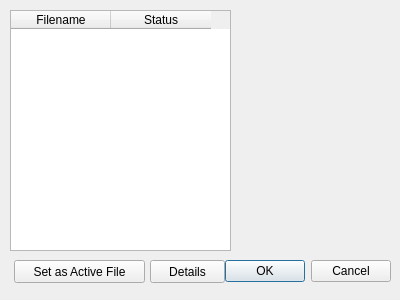
<?xml version="1.0" encoding="UTF-8"?>
<ui version="4.0">
 <class>DataWindow</class>
 <widget class="QDialog" name="DataWindow">
  <property name="geometry">
   <rect>
    <x>0</x>
    <y>0</y>
    <width>400</width>
    <height>300</height>
   </rect>
  </property>
  <property name="windowTitle">
   <string>Dialog</string>
  </property>
  <widget class="QDialogButtonBox" name="buttonBox">
   <property name="geometry">
    <rect>
     <x>140</x>
     <y>260</y>
     <width>251</width>
     <height>23</height>
    </rect>
   </property>
   <property name="orientation">
    <enum>Qt::Horizontal</enum>
   </property>
   <property name="standardButtons">
    <set>QDialogButtonBox::Cancel|QDialogButtonBox::Ok</set>
   </property>
  </widget>
  <widget class="QPushButton" name="pushButton">
   <property name="geometry">
    <rect>
     <x>150</x>
     <y>260</y>
     <width>75</width>
     <height>23</height>
    </rect>
   </property>
   <property name="text">
    <string>Details</string>
   </property>
  </widget>
  <widget class="QPushButton" name="pushButton_2">
   <property name="geometry">
    <rect>
     <x>14</x>
     <y>260</y>
     <width>131</width>
     <height>23</height>
    </rect>
   </property>
   <property name="text">
    <string>Set as Active File</string>
   </property>
  </widget>
  <widget class="QTableWidget" name="tableWidget">
   <property name="geometry">
    <rect>
     <x>10</x>
     <y>10</y>
     <width>221</width>
     <height>241</height>
    </rect>
   </property>
   <column>
    <property name="text">
     <string>Filename</string>
    </property>
   </column>
   <column>
    <property name="text">
     <string>Status</string>
    </property>
   </column>
  </widget>
 </widget>
 <resources/>
 <connections>
  <connection>
   <sender>buttonBox</sender>
   <signal>accepted()</signal>
   <receiver>DataWindow</receiver>
   <slot>accept()</slot>
   <hints>
    <hint type="sourcelabel">
     <x>248</x>
     <y>254</y>
    </hint>
    <hint type="destinationlabel">
     <x>157</x>
     <y>274</y>
    </hint>
   </hints>
  </connection>
  <connection>
   <sender>buttonBox</sender>
   <signal>rejected()</signal>
   <receiver>DataWindow</receiver>
   <slot>reject()</slot>
   <hints>
    <hint type="sourcelabel">
     <x>316</x>
     <y>260</y>
    </hint>
    <hint type="destinationlabel">
     <x>286</x>
     <y>274</y>
    </hint>
   </hints>
  </connection>
 </connections>
</ui>
